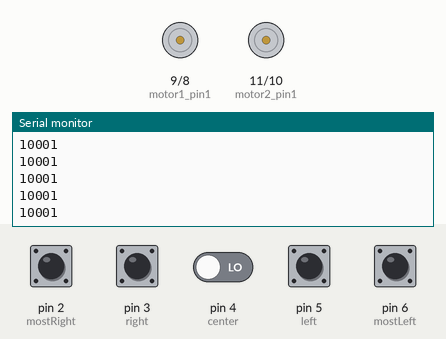
This sketch was run on a simulated Arduino Uno, built with avr-gcc and run on an emulated ATmega328P. On the bench: motor-driver pin pairs drawn as motors (green arrow = first pin HIGH = forward, orange = second pin HIGH = backward, longer = more drive, scaled by the enable pin), the last lines printed to the serial monitor. Inputs (shaded band) come from the test bench; at power-on: pin 2 (mostRight), pin 6 (mostLeft) HIGH, pin 3 (right), pin 4 (center), pin 5 (left) LOW.

Above: at 0.8 s.
0.9 s: pin 3 (right) pulled HIGH for 0.15 s
2.5 s: pin 5 (left) pulled HIGH for 0.15 s
4.1 s: pin 3 (right) pulled HIGH for 1 s
At 4.9 s:
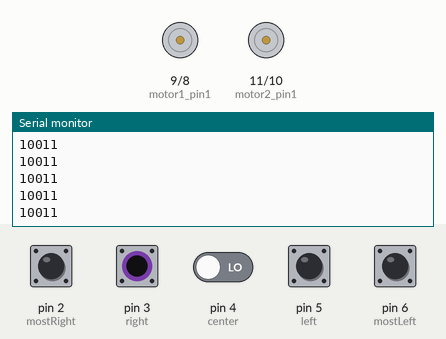
6.6 s: pin 5 (left) pulled HIGH for 1 s
At 7.6 s:
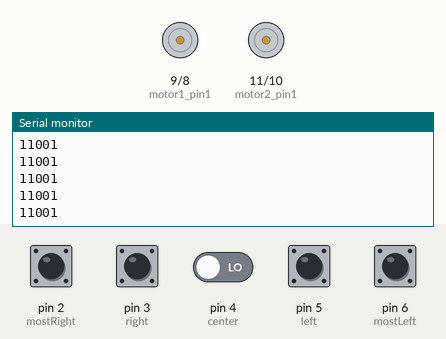
9.1 s: pin 3 (right) driven HIGH and pin 5 (left) driven HIGH
At 10.0 s:
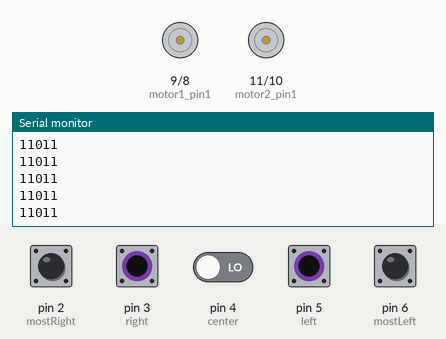
Timing chart, 0 to 11.6 s (numbered marks = the images above; inputs shaded):
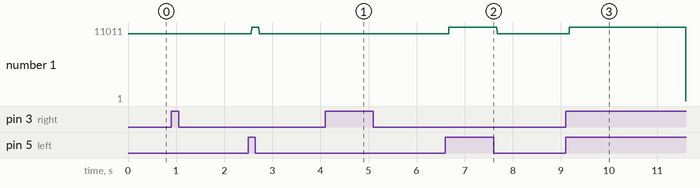

The sketch:

RTR.ino
```cpp
// RTR
// Syntax error
// Usama Tauqir,kinza, Mariam
// 2024
// ===================
int motor1_pin1 = 9;
int motor1_pin2 = 8;
int motor1_pwm = 7;
int motor2_pin1 = 11;
int motor2_pin2 = 10;
int motor2_pwm = 12;
int speed = 57;

  int ml = "mostLeft";
  int l = "left";
  int c = "center";
  int r = "right";
  int mr = "mostRight";
  int mostLeft = 6;


int left = 5;
int center = 4;
int right = 3;
int mostRight = 2;
int black = 0;
int white = 1;

int flage = 0;


void setup() {
  Serial.begin(9600);
  pinMode(motor1_pin1, OUTPUT);
  pinMode(motor1_pin2, OUTPUT);
  pinMode(motor1_pwm, OUTPUT);
  pinMode(motor2_pin1, OUTPUT);
  pinMode(motor2_pin2, OUTPUT);
  pinMode(motor2_pwm, OUTPUT);

  pinMode(2, INPUT);  //defines pin mode (output/input)
  pinMode(3, INPUT);  //defines pin mode (output/input)
  pinMode(4, INPUT);  //defines pin mode (output/input)
  pinMode(5, INPUT);  //defines pin mode (output/input)
  pinMode(6, INPUT);  //defines pin mode (output/input)


  while(1)
  {
    sensorArray();

  }


}


void loop() {


}

void sensorArray()
{

    int ml = digitalRead(mostLeft);
    int l = digitalRead(left);
    int c = digitalRead(center);
    int r = digitalRead(right);
    int mr = digitalRead(mostRight);

    Serial.println("");
    Serial.print(ml);
    Serial.print(l);
    Serial.print(c);
    Serial.print(r);
    Serial.print(mr);


    if( l==white && c==black && r==white  ) {  //move forward
     forward();
   }
    else if ( l==white && c==black && r==black  ) {  //move forward
     right90();
   }
    else if ( l==black && c==black && r==white  ) {  //move forward
     left90();
   }
    else if ( l==white && c==white && r==black  ) {  //move forward
     right90();
   }
    else if ( l==black && c==white && r==white  ) {  //move forward
     left90();
   }
   else if ( ml==black && c==white && mr==white  ) {  //move forward
     left90();
   }
   else if ( ml==white && c==white && mr==black  ) {  //move forward
     right90();
   }
   else if ( ml==black && l==black && c==white  ) {  //move forward
     left90();
   }
   else if ( mr==black && r==black && c==white  ) {  //move forward
     right90();
   }

  //  else if ( ml==white && l==white && c==black ) {  //move forward
  //    left90();
  //  }
  //  else if ( mr==white && r==white && c==black) {  //move forward
  //    right90();
  //  }


}
void forward() {

  digitalWrite(motor1_pin1, LOW);
  digitalWrite(motor1_pin2, HIGH);
  analogWrite(motor1_pwm, speed);
  digitalWrite(motor2_pin1, LOW);
  digitalWrite(motor2_pin2, HIGH);
  analogWrite(motor2_pwm, speed);
}
void stop() {
  digitalWrite(motor1_pin1, LOW);
  digitalWrite(motor1_pin2, LOW);
  analogWrite(motor1_pwm, speed);
  digitalWrite(motor2_pin1, LOW);
  digitalWrite(motor2_pin2, LOW);
  analogWrite(motor2_pwm, speed);
}
void backward() {
  digitalWrite(motor1_pin1, HIGH);
  digitalWrite(motor1_pin2, LOW);
  analogWrite(motor1_pwm, speed);
  digitalWrite(motor2_pin1, HIGH);
  digitalWrite(motor2_pin2, LOW);
  analogWrite(motor2_pwm, speed);
}

void right90() {
  digitalWrite(motor1_pin1, LOW);
  digitalWrite(motor1_pin2, HIGH);
  analogWrite(motor1_pwm, 45);
  digitalWrite(motor2_pin1, HIGH);
  digitalWrite(motor2_pin2, LOW);
  analogWrite(motor2_pwm, 45);
}

void left90() {
  digitalWrite(motor1_pin1, HIGH);
  digitalWrite(motor1_pin2, LOW);
  analogWrite(motor1_pwm, 45);
  digitalWrite(motor2_pin1, LOW);
  digitalWrite(motor2_pin2, HIGH);
  analogWrite(motor2_pwm, 45);
}
```

Measured:
- after the input at 6.6 s, the serial monitor: prints a new line after 0.07 s (image 2)
- after the input at 9.1 s, the serial monitor: prints a new line after 0.08 s (image 3)
